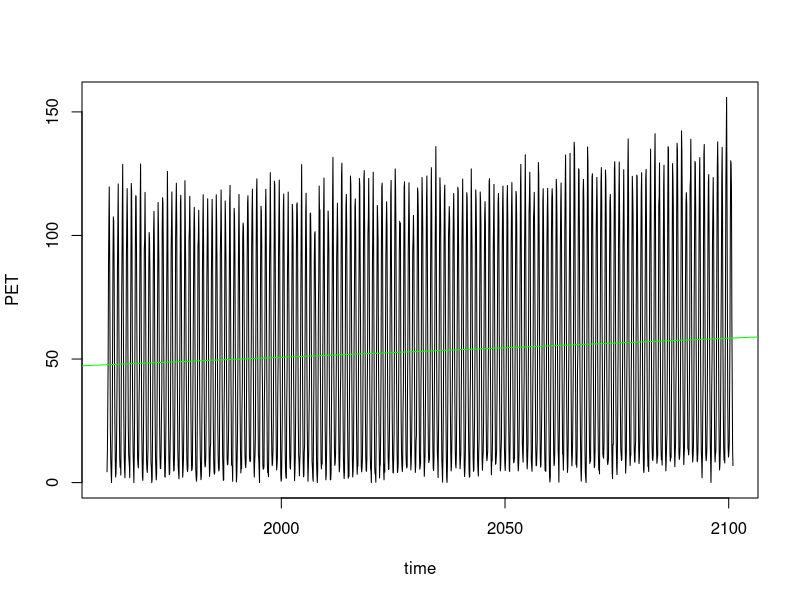

This figure's R source:
# Read the data file into a dataframe
df <- read.table("./data/RACMO_EH5_PET.txt", header=T)

# Convert the DTM column from text to proper date format
df$DTM <- as.Date(df$DTM)

# Fit a linear model to find the trend of PET over time
PET_trend <- lm(df$RACMO_EH5_PET ~ df$DTM)

# Plot PET values over time as a line chart
plot(df$DTM, df$RACMO_EH5_PET, type="l", xlab="time", ylab="PET")

# Add the linear trend line to the plot in green
abline(PET_trend, col="green")

# Print a statistical summary of the linear model
summary(PET_trend)


# TREND: The green line shows a slight but consistent upward trend in PET
# from 1961 to 2100, consistent with rising temperatures over time.

# RESIDUALS: The residuals range from -58.07 to +97.46, with a median of
# -11.93. The rough symmetry around zero suggests the linear model
# reasonably captures the central trend despite large seasonal swings.

# SLOPE: The DTM coefficient (2.116e-04) is positive, confirming PET
# increases over time. The value is small because DTM is measured in days.

# SIGNIFICANCE: The p-value for DTM is 0.0028, well below 0.05, meaning
# the upward trend in PET is statistically significant — very unlikely
# to be due to random chance.

# R-SQUARED: At 0.005, time explains only 0.5% of the total variation in
# PET. This is expected — the dominant source of variation is the seasonal
# cycle (summer PET is ~25x higher than winter), which the linear model
# does not capture. The trend is real but subtle relative to that noise.

# F-STATISTIC: p-value of 0.0028 confirms the overall model is
# statistically significant.
